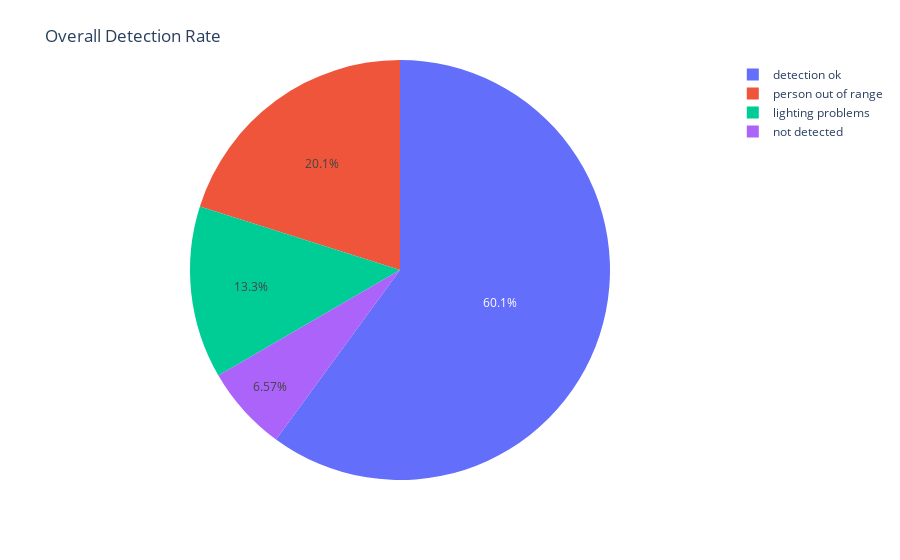
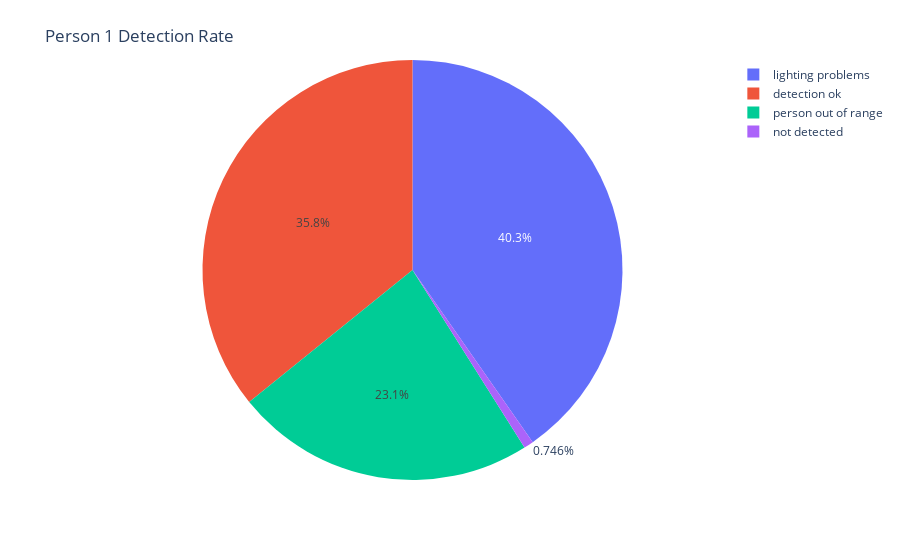
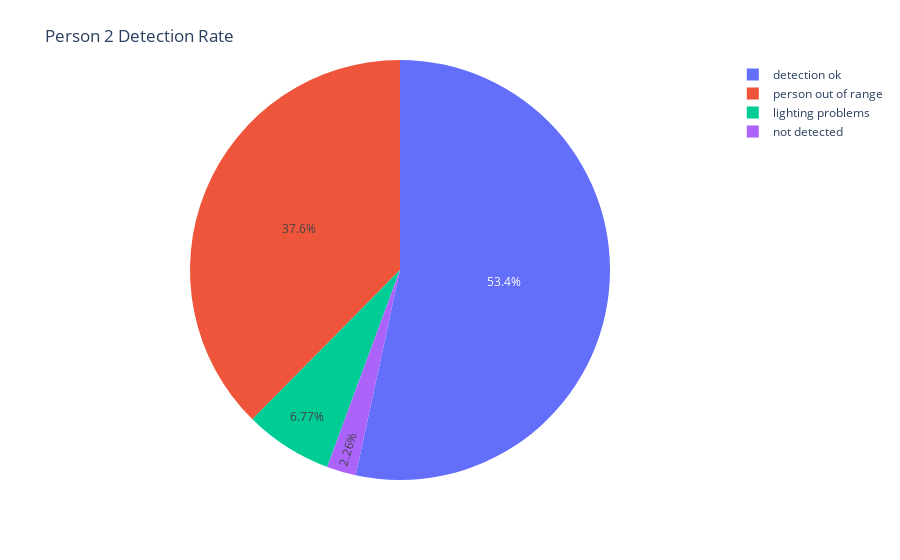
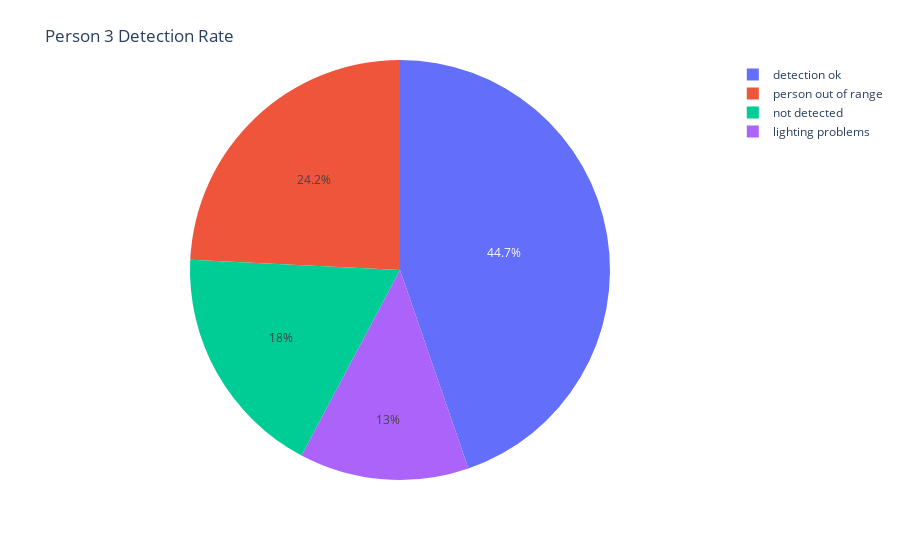

Write notebook code for charts like these, in order.
### Markdown cell above
## Pie Charts

### Code cell
outfile = "detection_analysis_overall.pdf"
fig = px.pie(df, values='images', names='detection')
fig.update_layout(
    title={'text':"Overall Detection Rate", 'xanchor': 'left', 'yanchor': 'top'},
)
fig.show()
fig.write_image(outdir + outfile)

for person in df.Person.unique():
    outfile = "detection_analysis_" + person + ".pdf"
    df_tmp = df.query("Person == @person")
    fig = px.pie(df_tmp, values='images', names='detection')
    fig.update_layout(
        title={'text':person + " Detection Rate", 'xanchor': 'left', 'yanchor': 'top'},
    )
    fig.show()
    fig.write_image(outdir + outfile)

### Figure 1 — Plotly figure (JSON) as saved in the notebook; plotly's stock layout.template omitted (floating-point values rounded to 4 significant figures)
{"data": [{"domain": {"x": [0, 1], "y": [0, 1]}, "hovertemplate": "detection=%{label}<br>images=%{value}<extra></extra>", "labels": ["detection ok", "not detected", "person out of range", "lighting problems", "detection ok", "not detected", "person out of range", "lighting problems", "detection ok", "not detected", "person out of range", "lighting problems", "detection ok", "not detected", "person out of range", "lighting problems", "detection ok", "not detected", "person out of range", "lighting problems"], "legendgroup": "", "name": "", "showlegend": true, "type": "pie", "values": [48, 1, 31, 54, 71, 3, 50, 9, 72, 29, 39, 21, 51, 4, 35, 4, 233, 15, 4, 17]}], "layout": {"legend": {"tracegroupgap": 0}, "margin": {"t": 60}, "title": {"text": "Overall Detection Rate", "xanchor": "left", "yanchor": "top"}}}

### Figure 2 — Plotly figure (JSON) as saved in the notebook; plotly's stock layout.template omitted (floating-point values rounded to 4 significant figures)
{"data": [{"domain": {"x": [0, 1], "y": [0, 1]}, "hovertemplate": "detection=%{label}<br>images=%{value}<extra></extra>", "labels": ["detection ok", "not detected", "person out of range", "lighting problems"], "legendgroup": "", "name": "", "showlegend": true, "type": "pie", "values": [48, 1, 31, 54]}], "layout": {"legend": {"tracegroupgap": 0}, "margin": {"t": 60}, "title": {"text": "Person 1 Detection Rate", "xanchor": "left", "yanchor": "top"}}}

### Figure 3 — Plotly figure (JSON) as saved in the notebook; plotly's stock layout.template omitted (floating-point values rounded to 4 significant figures)
{"data": [{"domain": {"x": [0, 1], "y": [0, 1]}, "hovertemplate": "detection=%{label}<br>images=%{value}<extra></extra>", "labels": ["detection ok", "not detected", "person out of range", "lighting problems"], "legendgroup": "", "name": "", "showlegend": true, "type": "pie", "values": [71, 3, 50, 9]}], "layout": {"legend": {"tracegroupgap": 0}, "margin": {"t": 60}, "title": {"text": "Person 2 Detection Rate", "xanchor": "left", "yanchor": "top"}}}

### Figure 4 — Plotly figure (JSON) as saved in the notebook; plotly's stock layout.template omitted (floating-point values rounded to 4 significant figures)
{"data": [{"domain": {"x": [0, 1], "y": [0, 1]}, "hovertemplate": "detection=%{label}<br>images=%{value}<extra></extra>", "labels": ["detection ok", "not detected", "person out of range", "lighting problems"], "legendgroup": "", "name": "", "showlegend": true, "type": "pie", "values": [72, 29, 39, 21]}], "layout": {"legend": {"tracegroupgap": 0}, "margin": {"t": 60}, "title": {"text": "Person 3 Detection Rate", "xanchor": "left", "yanchor": "top"}}}
